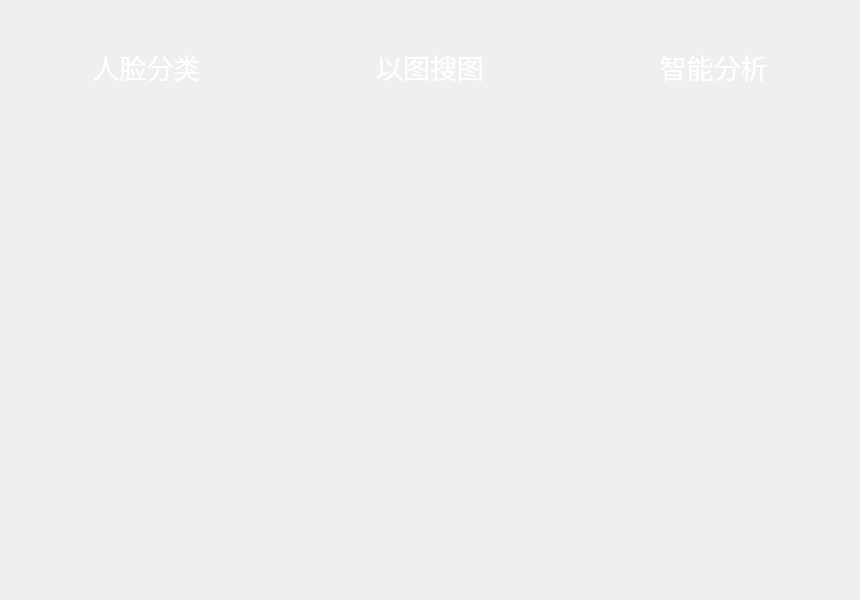
<?xml version="1.0" encoding="UTF-8"?>
<ui version="4.0">
 <class>MainPages</class>
 <widget class="QWidget" name="MainPages">
  <property name="geometry">
   <rect>
    <x>0</x>
    <y>0</y>
    <width>860</width>
    <height>600</height>
   </rect>
  </property>
  <property name="windowTitle">
   <string>Form</string>
  </property>
  <layout class="QVBoxLayout" name="main_pages_layout">
   <property name="spacing">
    <number>0</number>
   </property>
   <property name="leftMargin">
    <number>5</number>
   </property>
   <property name="topMargin">
    <number>5</number>
   </property>
   <property name="rightMargin">
    <number>5</number>
   </property>
   <property name="bottomMargin">
    <number>5</number>
   </property>
   <item>
    <widget class="QStackedWidget" name="pages">
     <property name="currentIndex">
      <number>0</number>
     </property>
     <widget class="QWidget" name="page_1">
      <property name="styleSheet">
       <string notr="true">font-size: 14pt</string>
      </property>
      <layout class="QHBoxLayout" name="horizontalLayout">
       <property name="spacing">
        <number>0</number>
       </property>
       <property name="leftMargin">
        <number>0</number>
       </property>
       <property name="topMargin">
        <number>0</number>
       </property>
       <property name="rightMargin">
        <number>0</number>
       </property>
       <property name="bottomMargin">
        <number>0</number>
       </property>
       <item>
        <widget class="QWidget" name="func_1" native="true">
         <property name="styleSheet">
          <string notr="true">background: transparent;</string>
         </property>
         <layout class="QVBoxLayout" name="func_1_layout">
          <property name="spacing">
           <number>50</number>
          </property>
          <item>
           <widget class="QLabel" name="func_1_label">
            <property name="styleSheet">
             <string notr="true">background: transparent;font-family: Microsoft Yahei;font-size: 20pt;color: white;</string>
            </property>
            <property name="text">
             <string>人脸分类</string>
            </property>
            <property name="alignment">
             <set>Qt::AlignCenter</set>
            </property>
           </widget>
          </item>
          <item>
           <widget class="QFrame" name="func_1_frame_1">
            <property name="styleSheet">
             <string notr="true">background: transparent;</string>
            </property>
            <property name="frameShape">
             <enum>QFrame::StyledPanel</enum>
            </property>
            <property name="frameShadow">
             <enum>QFrame::Raised</enum>
            </property>
           </widget>
          </item>
          <item>
           <widget class="QFrame" name="func_1_frame_2">
            <property name="styleSheet">
             <string notr="true">background: transparent;</string>
            </property>
            <property name="frameShape">
             <enum>QFrame::StyledPanel</enum>
            </property>
            <property name="frameShadow">
             <enum>QFrame::Raised</enum>
            </property>
           </widget>
          </item>
          <item>
           <widget class="QFrame" name="func_1_frame_3">
            <property name="styleSheet">
             <string notr="true">background: transparent;</string>
            </property>
            <property name="frameShape">
             <enum>QFrame::StyledPanel</enum>
            </property>
            <property name="frameShadow">
             <enum>QFrame::Raised</enum>
            </property>
           </widget>
          </item>
         </layout>
        </widget>
       </item>
       <item>
        <widget class="QWidget" name="func_2" native="true">
         <property name="styleSheet">
          <string notr="true">background: transparent;</string>
         </property>
         <layout class="QVBoxLayout" name="func_2_layout">
          <property name="spacing">
           <number>50</number>
          </property>
          <item>
           <widget class="QLabel" name="func_2_label">
            <property name="styleSheet">
             <string notr="true">background: transparent;font-family: Microsoft Yahei;font-size: 20pt;color: white;</string>
            </property>
            <property name="text">
             <string>以图搜图</string>
            </property>
            <property name="alignment">
             <set>Qt::AlignCenter</set>
            </property>
           </widget>
          </item>
          <item>
           <widget class="QFrame" name="func_2_frame_1">
            <property name="styleSheet">
             <string notr="true">background: transparent;</string>
            </property>
            <property name="frameShape">
             <enum>QFrame::StyledPanel</enum>
            </property>
            <property name="frameShadow">
             <enum>QFrame::Raised</enum>
            </property>
           </widget>
          </item>
          <item>
           <widget class="QFrame" name="func_2_frame_2">
            <property name="styleSheet">
             <string notr="true">background: transparent;</string>
            </property>
            <property name="frameShape">
             <enum>QFrame::StyledPanel</enum>
            </property>
            <property name="frameShadow">
             <enum>QFrame::Raised</enum>
            </property>
           </widget>
          </item>
          <item>
           <widget class="QFrame" name="func_2_frame_3">
            <property name="styleSheet">
             <string notr="true">background: transparent;</string>
            </property>
            <property name="frameShape">
             <enum>QFrame::StyledPanel</enum>
            </property>
            <property name="frameShadow">
             <enum>QFrame::Raised</enum>
            </property>
           </widget>
          </item>
         </layout>
        </widget>
       </item>
       <item>
        <widget class="QWidget" name="func_3" native="true">
         <property name="styleSheet">
          <string notr="true">background: transparent;</string>
         </property>
         <layout class="QVBoxLayout" name="func_3_layout">
          <property name="spacing">
           <number>50</number>
          </property>
          <item>
           <widget class="QLabel" name="func_3_label">
            <property name="styleSheet">
             <string notr="true">background: transparent;font-family: Microsoft Yahei;font-size: 20pt;color: white;</string>
            </property>
            <property name="text">
             <string>智能分析</string>
            </property>
            <property name="alignment">
             <set>Qt::AlignCenter</set>
            </property>
           </widget>
          </item>
          <item>
           <widget class="QFrame" name="func_3_frame_1">
            <property name="styleSheet">
             <string notr="true">background: transparent;</string>
            </property>
            <property name="frameShape">
             <enum>QFrame::StyledPanel</enum>
            </property>
            <property name="frameShadow">
             <enum>QFrame::Raised</enum>
            </property>
           </widget>
          </item>
          <item>
           <widget class="QFrame" name="func_3_frame_2">
            <property name="styleSheet">
             <string notr="true">background: transparent;</string>
            </property>
            <property name="frameShape">
             <enum>QFrame::StyledPanel</enum>
            </property>
            <property name="frameShadow">
             <enum>QFrame::Raised</enum>
            </property>
           </widget>
          </item>
          <item>
           <widget class="QFrame" name="func_3_frame_3">
            <property name="styleSheet">
             <string notr="true">background: transparent;</string>
            </property>
            <property name="frameShape">
             <enum>QFrame::StyledPanel</enum>
            </property>
            <property name="frameShadow">
             <enum>QFrame::Raised</enum>
            </property>
           </widget>
          </item>
         </layout>
        </widget>
       </item>
      </layout>
     </widget>
     <widget class="QWidget" name="page_2">
      <layout class="QVBoxLayout" name="page_2_layout">
       <property name="spacing">
        <number>5</number>
       </property>
       <property name="leftMargin">
        <number>5</number>
       </property>
       <property name="topMargin">
        <number>5</number>
       </property>
       <property name="rightMargin">
        <number>5</number>
       </property>
       <property name="bottomMargin">
        <number>5</number>
       </property>
      </layout>
     </widget>
     <widget class="QWidget" name="page_3">
      <property name="styleSheet">
       <string notr="true">QFrame {
	font-size: 16pt;
}</string>
      </property>
      <layout class="QVBoxLayout" name="page_3_layout">
       <item>
        <widget class="QScrollArea" name="scrollArea_1">
         <property name="styleSheet">
          <string notr="true">background: transparent;</string>
         </property>
         <property name="frameShape">
          <enum>QFrame::NoFrame</enum>
         </property>
         <property name="verticalScrollBarPolicy">
          <enum>Qt::ScrollBarAsNeeded</enum>
         </property>
         <property name="widgetResizable">
          <bool>true</bool>
         </property>
         <widget class="QWidget" name="scrollAreaWidgetContents">
          <property name="geometry">
           <rect>
            <x>0</x>
            <y>0</y>
            <width>100</width>
            <height>30</height>
           </rect>
          </property>
          <property name="styleSheet">
           <string notr="true">background: transparent;</string>
          </property>
          <layout class="QGridLayout" name="gridLayout_2">
           <property name="leftMargin">
            <number>0</number>
           </property>
           <property name="topMargin">
            <number>0</number>
           </property>
           <property name="rightMargin">
            <number>0</number>
           </property>
           <property name="bottomMargin">
            <number>0</number>
           </property>
           <property name="spacing">
            <number>0</number>
           </property>
          </layout>
         </widget>
        </widget>
       </item>
      </layout>
     </widget>
     <widget class="QWidget" name="page_4">
      <property name="styleSheet">
       <string notr="true">QFrame {
	font-size: 16pt;
}</string>
      </property>
      <layout class="QVBoxLayout" name="page_4_layout">
       <item>
        <widget class="QScrollArea" name="scrollArea_2">
         <property name="styleSheet">
          <string notr="true">background: transparent;</string>
         </property>
         <property name="frameShape">
          <enum>QFrame::NoFrame</enum>
         </property>
         <property name="verticalScrollBarPolicy">
          <enum>Qt::ScrollBarAsNeeded</enum>
         </property>
         <property name="widgetResizable">
          <bool>true</bool>
         </property>
         <widget class="QWidget" name="scrollAreaWidgetContents_2">
          <property name="geometry">
           <rect>
            <x>0</x>
            <y>0</y>
            <width>100</width>
            <height>30</height>
           </rect>
          </property>
         </widget>
        </widget>
       </item>
      </layout>
     </widget>
     <widget class="QWidget" name="page_5">
      <property name="styleSheet">
       <string notr="true">QFrame {
	font-size: 16pt;
}</string>
      </property>
      <layout class="QVBoxLayout" name="page_5_layout">
       <item>
        <widget class="QScrollArea" name="scrollArea_3">
         <property name="styleSheet">
          <string notr="true">background: transparent;</string>
         </property>
         <property name="frameShape">
          <enum>QFrame::NoFrame</enum>
         </property>
         <property name="verticalScrollBarPolicy">
          <enum>Qt::ScrollBarAsNeeded</enum>
         </property>
         <property name="widgetResizable">
          <bool>true</bool>
         </property>
         <widget class="QWidget" name="scrollAreaWidgetContents_4">
          <property name="geometry">
           <rect>
            <x>0</x>
            <y>0</y>
            <width>100</width>
            <height>30</height>
           </rect>
          </property>
         </widget>
        </widget>
       </item>
      </layout>
     </widget>
    </widget>
   </item>
  </layout>
 </widget>
 <resources/>
 <connections/>
</ui>
